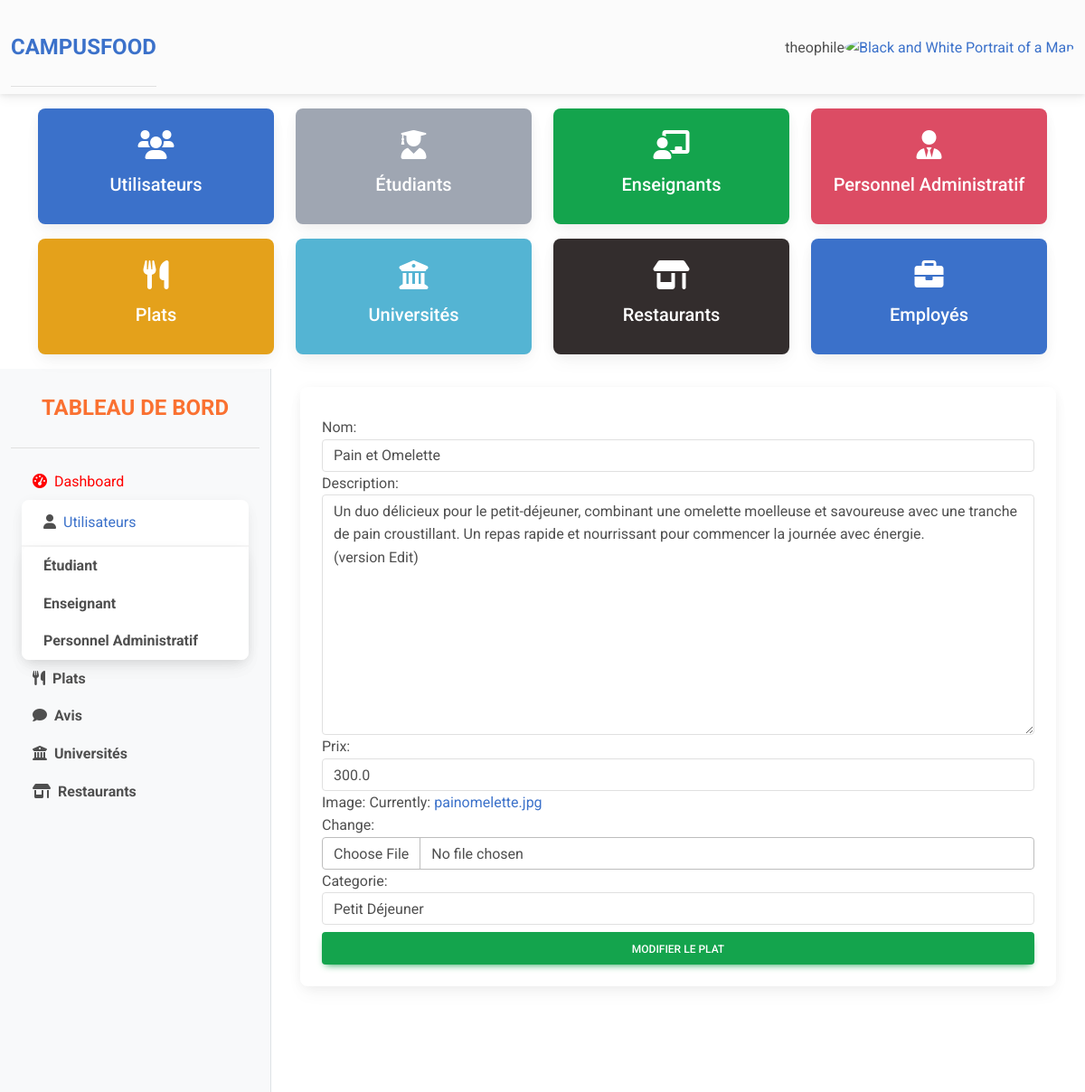
/my-admin/modifier-article/6 (signed in), run on the app's committed database.
### cfoodapp/models.py (models this page shows, shortened)
class CustomUser(AbstractUser):
    TYPE_UTILISATEUR_CHOICES = [
        ('etudiant', 'Étudiant'),
        ('professeur', 'Professeur'),
        ('adminpersonnel', 'Personnel administratif'),
    ]
    type_utilisateur = models.CharField(max_length=20, choices=TYPE_UTILISATEUR_CHOICES, default='etudiant')
    numero = models.CharField(max_length=15, blank=True)
    choix_universite = (
        ('UPB', 'Université Polytechnique de Bingerville'),
        ('UIA', 'Institut Universitaire dAbidjan'),
        ('UNA', 'Université Nangui Abrogoua'),
        ('UFHB', 'Université Felix Houphouet Boigny'),
    )
    universite = models.CharField(max_length=255, choices=choix_universite, blank=True)
    groups = models.ManyToManyField(Group, related_name='custom_user_groups')
    user_permissions = models.ManyToManyField(Permission, related_name='custom_user_permissions')

class Plat(models.Model):
    nom = models.CharField(max_length=155)
    description = models.TextField()
    prix = models.FloatField(max_length=8)
    image = models.ImageField()
    date_ajout = models.DateTimeField(auto_now_add=True)
    categorie = models.ForeignKey(Categorie, on_delete=models.CASCADE)

class Categorie(models.Model):
    nom = models.CharField(max_length=50)
    description = models.TextField(max_length=250)
    menu = models.ForeignKey(Menu, on_delete=models.CASCADE)
    def __str__(self):
        return f"{self.nom}"

### admin_app/views.py (the view)
# urls.py: path('modifier-article/<int:pk>', UpdateArticle.as_view(), name="modifier-article"),
class UpdateArticle(UpdateView):
    model = Plat
    form_class = ArticleForm
    template_name = 'update_form/article-form.html'
    success_url = reverse_lazy("my-articles")

### cfoodapp/forms.py
class ArticleForm(forms.ModelForm):
    class Meta:
        model = Plat
        fields = ['nom', 'description', 'prix', 'image', 'categorie']
        labels = {
            'nom': 'Nom',
            'description': 'Description',
            'prix': 'Prix',
            'image': 'Image',
            'categorie': 'Categorie'
        }
        widgets = {
            'nom': forms.TextInput(attrs={'class': 'form-control'}),
            'description': forms.Textarea(attrs={'class': 'form-control', 'rows': 10}),
            'prix': forms.TextInput(attrs={'class': 'form-control'}),
            'image': forms.ClearableFileInput(attrs={'class': 'form-control'}),
            'categorie': forms.Select(attrs={'class': 'form-control'}),
        }

### admin_app/templates/update_form/article-form.html (shortened to what this page needs)
{% extends "partials/base.html" %}
{% block content %}
<div class="dashboard-content col-lg-9 col-md-8" id="content-wrapper">
    <div class="container">
        <div class="row">
            <div class="col-md-12">
                <div class="card">
                    <div class="card-body mt-2">
                        <form action="" method="POST">
                            {{form}}
                            <button class="btn btn-success btn-block mt-2">Modifier le Plat</button>
                        </form>
                    </div>
                </div>
            </div>
        </div>
    </div>
</div>
{% endblock  %}

### admin_app/templates/_navadmin.html (shortened to what this page needs)
<nav class="navbar navbar-expand-lg navbar-light bg-body-tertiary">
    <div class="container-fluid">
      <div class="collapse navbar-collapse" id="navbarSupportedContent">
        <div class="sidebar-heading text-center py-4 primary-text fs-4 fw-bold text-uppercase border-bottom" ><a href="{% url "dashboard" %}">CAMPUSFOOD</a></div>
      </div>
      <div class="d-flex align-items-center">
        {% if user.is_authenticated %}
        <span>{{user.username}}</span>
        {% endif %}
        <div class="dropdown">
          <a
            data-mdb-dropdown-init
            class="dropdown-toggle d-flex align-items-center hidden-arrow"
            href="#"
            id="navbarDropdownMenuAvatar"
            role="button"
            aria-expanded="false"
          >
            <img
              src="https://mdbcdn.b-cdn.net/img/new/avatars/2.webp"
              class="rounded-circle"
              height="25"
              alt="Black and White Portrait of a Man"
              loading="lazy"
            />
          </a>
        </div>
      </div>
    </div>
</nav>
{% if user.is_authenticated %}
<div class="container mt-3">
  <div class="row">
      <div class="col-lg-3 col-md-4">
          <div class="card text-white bg-primary mb-3">
              <div class="card-body text-center">
                  <i class="fas fa-users fa-2x mb-3"></i>
                  <h5 class="card-title">{{ total_users }} Utilisateurs</h5>
              </div>
          </div>
      </div>
      <div class="col-lg-3 col-md-4">
          <div class="card text-white bg-secondary mb-3">
              <div class="card-body text-center">
                  <i class="fas fa-user-graduate fa-2x mb-3"></i>
                  <h5 class="card-title">{{ total_etudiants }} Étudiants</h5>
              </div>
          </div>
      </div>
      <div class="col-lg-3 col-md-4">
          <div class="card text-white bg-success mb-3">
              <div class="card-body text-center">
                  <i class="fas fa-chalkboard-teacher fa-2x mb-3"></i>
                  <h5 class="card-title">{{ total_enseignants }} Enseignants</h5>
              </div>
          </div>
      </div>
      <div class="col-lg-3 col-md-4">
          <div class="card text-white bg-danger mb-3">
              <div class="card-body text-center">
                  <i class="fas fa-user-tie fa-2x mb-3"></i>
                  <h5 class="card-title">{{ total_personnel }} Personnel Administratif</h5>
              </div>
          </div>
      </div>
      <div class="col-lg-3 col-md-4">
          <div class="card text-white bg-warning mb-3">
              <div class="card-body text-center">
                  <i class="fas fa-utensils fa-2x mb-3"></i>
                  <h5 class="card-title">{{ total_plats }} Plats</h5>
              </div>
          </div>
      </div>
      <div class="col-lg-3 col-md-4">
          <div class="card text-white bg-info mb-3">
              <div class="card-body text-center">
                  <i class="fas fa-university fa-2x mb-3"></i>
                  <h5 class="card-title">{{ total_universites }} Universités</h5>
              </div>
          </div>
      </div>
      <div class="col-lg-3 col-md-4">
          <div class="card text-white bg-dark mb-3">
              <div class="card-body text-center">
                  <i class="fas fa-store-alt fa-2x mb-3"></i>
                  <h5 class="card-title">{{ total_restaurants }} Restaurants</h5>
              </div>
          </div>
      </div>
      <div class="col-lg-3 col-md-4">
          <div class="card text-white bg-primary mb-3">
              <div class="card-body text-center">
                  <i class="fas fa-briefcase fa-2x mb-3"></i>
                  <h5 class="card-title">{{ total_employes }} Employés</h5>
              </div>
          </div>
      </div>
  </div>
</div>
{% endif %}

### admin_app/templates/partials/base.html (style rules this page uses)
#content-wrapper { min-height: 100vh; background-color: #fff; }
.dashboard-content { padding: 20px; }
.sidebar-heading { color: rgb(250, 113, 49) }

### data on the page
CustomUser: username "theophile"
Plat: nom "Pain et Omelette", description "Un duo délicieux pour le petit-déjeuner, combinant une omelette moelleuse et savoureuse avec une tranche de pain croustillant. Un repas rapide et nourrissant pour commencer la journée avec énergie. (version Edit)", prix "300.0", categorie "Petit Déjeuner"
